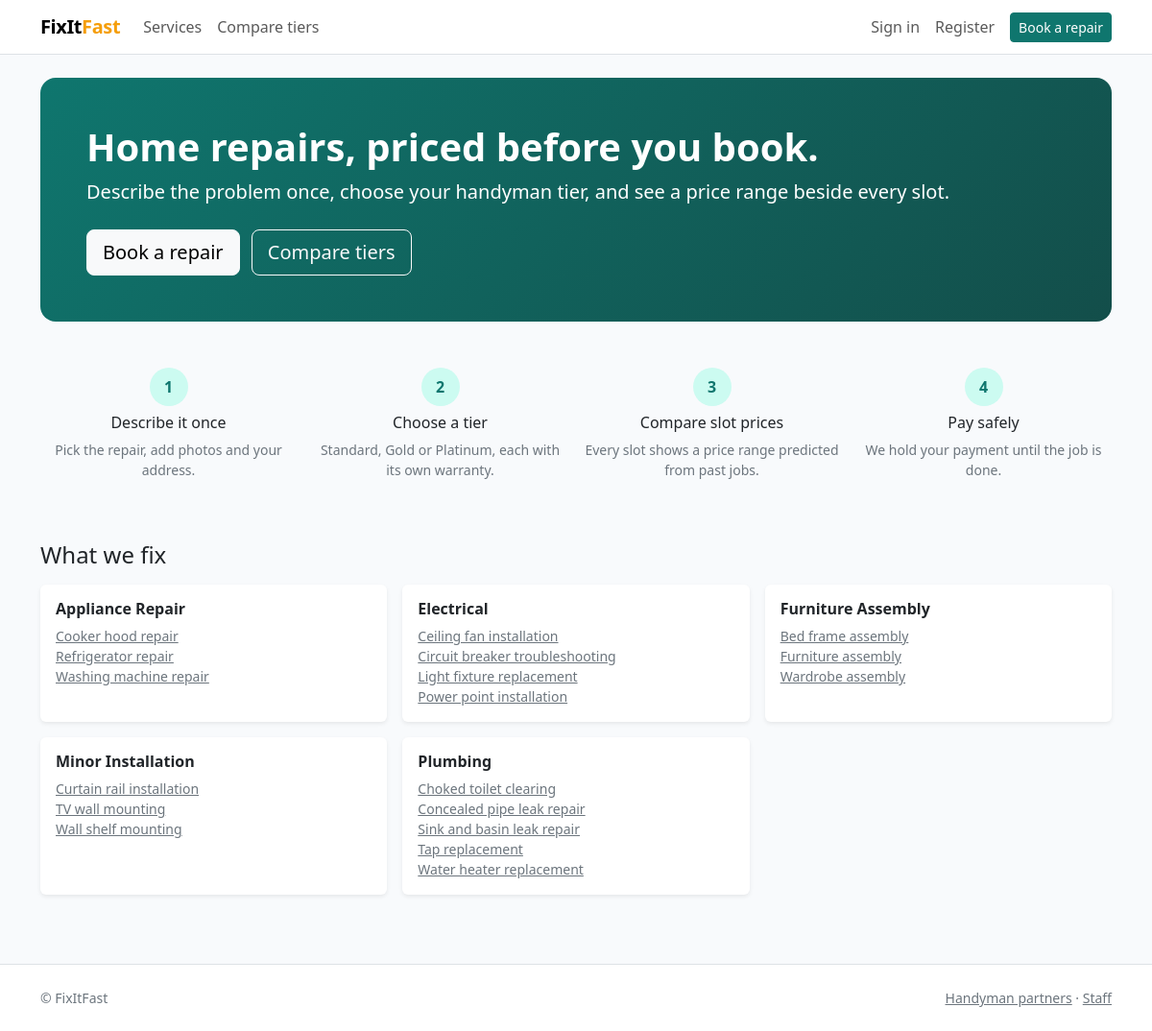
The page / on the database its author committed.
### catalogue/models.py (models this page shows, shortened)
class Category(models.Model):
    name = models.CharField(max_length=100, unique=True)
    description = models.TextField(blank=True)
    is_active = models.BooleanField(default=True)
    class Meta:
        ordering = ['name']
        verbose_name_plural = 'categories'

class JobType(models.Model):
    category = models.ForeignKey(Category, on_delete=models.PROTECT, related_name='job_types')
    name = models.CharField(max_length=100, unique=True)
    description = models.TextField(blank=True)
    min_tier = models.CharField(max_length=10, choices=Tier.choices, default=Tier.STANDARD)
    licence_required = models.BooleanField(default=False)
    is_active = models.BooleanField(default=False)
    class Meta:
        ordering = ['category__name', 'name']

### storefront/views.py (the view)
# urls.py: path('', views.home, name='home'),
def home(request):
    categories = Category.objects.filter(is_active=True).prefetch_related('job_types')
    return render(request, 'storefront/home.html', {'categories': categories})

### accounts/context_processors.py (called while the page is built)
def notifications(request):
    if not request.user.is_authenticated:
        return {}
    return {'unread_notifications': request.user.notifications.filter(is_read=False).count()}

### jobs/services.py (called while the page is built)
def housekeeping():
    now = timezone.now()
    overdue = Job.objects.filter(status__in=[Status.HANDYMAN_ASSIGNED, Status.QUOTATION_PENDING],
                                 quote_deadline__lt=now)
    for job in overdue:
        release_handyman(job, Recommendation.Status.EXPIRED, 'The handyman did not quote in time')
    cutoff = now - timedelta(hours=settings.AUTO_CONFIRM_HOURS)
    for job in Job.objects.filter(status=Status.COMPLETED, confirmed_at__isnull=True,
                                  completed_at__lt=cutoff, problem_note=''):
        confirm_completion(job, auto=True)

### storefront/templates/storefront/home.html
{% extends 'storefront/base.html' %}
{% block content %}
<section class="hero p-4 p-md-5 mb-5">
  <h1 class="display-6 fw-semibold">Home repairs, priced before you book.</h1>
  <p class="lead mb-4">Describe the problem once, choose your handyman tier, and see a price range beside every slot.</p>
  <a href="{% url 'storefront:job_request' %}" class="btn btn-light btn-lg">Book a repair</a>
  <a href="{% url 'storefront:tiers' %}" class="btn btn-outline-light btn-lg ms-2">Compare tiers</a>
</section>
<div class="row g-3 mb-5 text-center">
  <div class="col-md-3"><div class="step-num">1</div><h3 class="h6 mt-2">Describe it once</h3><p class="small text-secondary">Pick the repair, add photos and your address.</p></div>
  <div class="col-md-3"><div class="step-num">2</div><h3 class="h6 mt-2">Choose a tier</h3><p class="small text-secondary">Standard, Gold or Platinum, each with its own warranty.</p></div>
  <div class="col-md-3"><div class="step-num">3</div><h3 class="h6 mt-2">Compare slot prices</h3><p class="small text-secondary">Every slot shows a price range predicted from past jobs.</p></div>
  <div class="col-md-3"><div class="step-num">4</div><h3 class="h6 mt-2">Pay safely</h3><p class="small text-secondary">We hold your payment until the job is done.</p></div>
</div>
<h2 class="h4 mb-3">What we fix</h2>
<div class="row g-3">
  {% for category in categories %}
    <div class="col-sm-6 col-lg-4">
      <div class="card h-100 border-0 shadow-sm">
        <div class="card-body">
          <h3 class="h6 fw-semibold">{{ category.name }}</h3>
          <ul class="list-unstyled small text-secondary mb-0">
            {% for job_type in category.job_types.all %}
              {% if job_type.is_active %}<li><a class="link-secondary" href="{% url 'storefront:job_request' %}?job_type={{ job_type.pk }}">{{ job_type.name }}</a></li>{% endif %}
            {% endfor %}
          </ul>
        </div>
      </div>
    </div>
  {% empty %}
    <p class="text-secondary">No services yet. Run <code>python manage.py seed_demo</code>.</p>
  {% endfor %}
</div>
{% endblock %}

### storefront/templates/storefront/base.html (shortened to what this page needs)
{% extends 'base.html' %}
{% block navbar %}
<nav class="navbar navbar-expand-lg bg-white border-bottom">
  <div class="container">
    <a class="navbar-brand brand" href="{% url 'storefront:home' %}">FixIt<span class="accent">Fast</span></a>
    <div class="collapse navbar-collapse" id="storeNav">
      {% with url_name=request.resolver_match.url_name %}
      <ul class="navbar-nav me-auto">
        <li class="nav-item"><a class="nav-link {% if url_name == 'services' %}active{% endif %}" href="{% url 'storefront:services' %}">Services</a></li>
        <li class="nav-item"><a class="nav-link {% if url_name == 'tiers' %}active{% endif %}" href="{% url 'storefront:tiers' %}">Compare tiers</a></li>
      </ul>
      {% endwith %}
      <ul class="navbar-nav align-items-lg-center">
        {% if user.is_authenticated and user.role == 'HOMEOWNER' %}
          <li class="nav-item">
            <a class="nav-link position-relative" href="{% url 'storefront:notifications' %}" aria-label="Notifications">
              <i class="bi bi-bell"></i>
              {% if unread_notifications %}
                <span class="badge rounded-pill bg-danger">{{ unread_notifications }}</span>
              {% endif %}
            </a>
          </li>
          <li class="nav-item dropdown">
            <a class="nav-link dropdown-toggle" href="#" role="button" data-bs-toggle="dropdown" aria-expanded="false">
              {{ user.first_name|default:user.email }}
            </a>
            <ul class="dropdown-menu dropdown-menu-end">
              <li><a class="dropdown-item" href="{% url 'storefront:account' %}">My account</a></li>
              <li><a class="dropdown-item" href="{% url 'storefront:jobs' %}">My jobs</a></li>
              <li><hr class="dropdown-divider"></li>
              <li>
                <form method="post" action="{% url 'storefront:logout' %}">
                  {% csrf_token %}
                  <button class="dropdown-item" type="submit">Sign out</button>
                </form>
              </li>
            </ul>
          </li>
        {% else %}
          <li class="nav-item"><a class="nav-link" href="{% url 'storefront:login' %}">Sign in</a></li>
          <li class="nav-item"><a class="nav-link" href="{% url 'storefront:register' %}">Register</a></li>
        {% endif %}
        <li class="nav-item ms-lg-2"><a class="btn btn-primary btn-sm" href="{% url 'storefront:job_request' %}">Book a repair</a></li>
      </ul>
    </div>
  </div>
</nav>
{% endblock %}
{% block footer %}
<footer class="border-top bg-white py-4 mt-5 no-print">
  <div class="container d-flex flex-wrap justify-content-between small text-secondary gap-2">
    <span>&copy; FixItFast</span>
    <span>
      <a href="{% url 'partner:login' %}" class="text-secondary">Handyman partners</a>
      &middot;
      <a href="{% url 'adminpanel:login' %}" class="text-secondary">Staff</a>
    </span>
  </div>
</footer>
{% endblock %}

### templates/base.html (shortened to what this page needs)
{% load static %}<!doctype html>
<html lang="en">
<head>
  <link rel="stylesheet" href="https://cdn.jsdelivr.net/npm/bootstrap@5.3.3/dist/css/bootstrap.min.css">
  <link rel="stylesheet" href="https://cdn.jsdelivr.net/npm/bootstrap-icons@1.11.3/font/bootstrap-icons.min.css">
  <link rel="stylesheet" href="{% static 'css/fixitfast.css' %}">
</head>
<body class="{% block body_class %}{% endblock %}">
  {% block navbar %}{% endblock %}
  {% block layout %}
  <main class="container py-4">
    {% block content %}{% endblock %}
  </main>
  {% endblock %}
  {% block footer %}{% endblock %}
</body>
</html>

### static/css/fixitfast.css (style rules this page uses)
:root { --bs-primary: #0f766e; --bs-primary-rgb: 15, 118, 110; --bs-link-color: #0f766e; --bs-link-hover-color: #115e59; --ff-accent: #f59e0b; --ff-sidebar: #0f172a; }
body { background: #f8fafc; }
.btn-primary { --bs-btn-bg: #0f766e; --bs-btn-border-color: #0f766e; --bs-btn-hover-bg: #115e59; --bs-btn-hover-border-color: #115e59; --bs-btn-active-bg: #134e4a; --bs-btn-active-border-color: #134e4a; --bs-btn-disabled-bg: #0f766e; --bs-btn-disabled-border-color: #0f766e; }
.brand { font-weight: 700; letter-spacing: -0.02em; }
.brand .accent { color: var(--ff-accent); }
.hero { background: linear-gradient(135deg, #0f766e 0%, #134e4a 100%); color: #fff; border-radius: 1rem; }
.step-num { width: 2.5rem; height: 2.5rem; line-height: 2.5rem; margin: 0 auto; border-radius: 50%; background: #ccfbf1; color: #0f766e; font-weight: 700; }

### rows shown on the page
Category: name "Appliance Repair"
JobType: name "Cooker hood repair"
JobType: name "Refrigerator repair"
JobType: name "Washing machine repair"
Category: name "Electrical"
JobType: name "Ceiling fan installation"
JobType: name "Circuit breaker troubleshooting"
JobType: name "Light fixture replacement"
JobType: name "Power point installation"
Category: name "Furniture Assembly"
JobType: name "Bed frame assembly"
JobType: name "Furniture assembly"
JobType: name "Wardrobe assembly"
Category: name "Minor Installation"
JobType: name "Curtain rail installation"
JobType: name "TV wall mounting"
JobType: name "Wall shelf mounting"
Category: name "Plumbing"
JobType: name "Choked toilet clearing"
JobType: name "Concealed pipe leak repair"
JobType: name "Sink and basin leak repair"
JobType: name "Tap replacement"
JobType: name "Water heater replacement"
